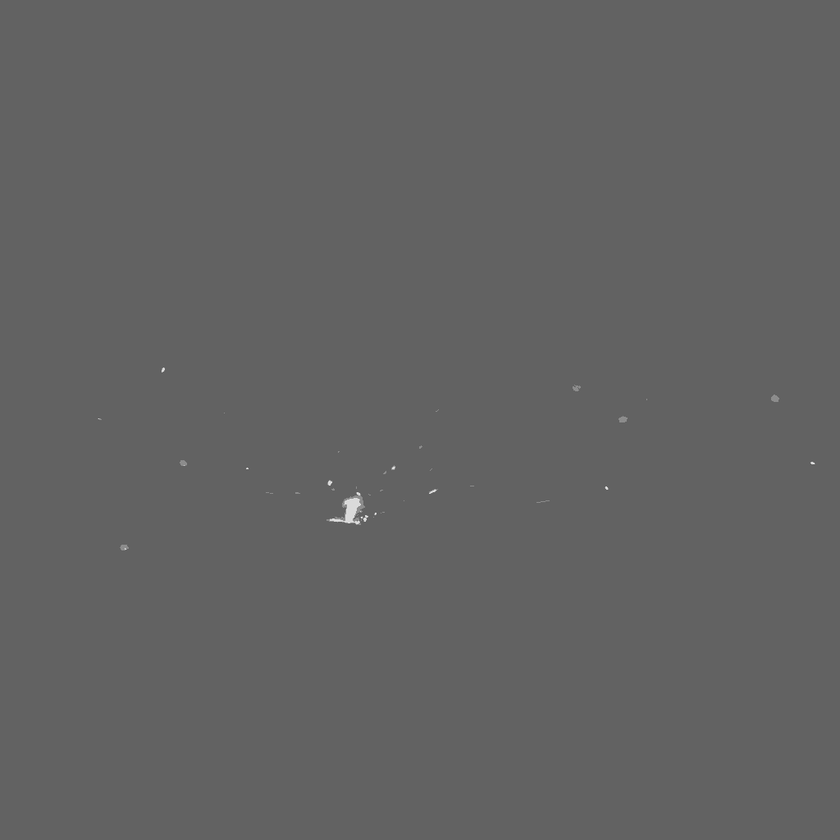
#> input picture IR_track/IRv0/cluster/KM_102.png, 840 x 840 px, shrunk from 1024 x 1024 before the run, given in place of KM_0.png, which was not available
$ python thres.py
#> lines starting #> are read from the running program, lines starting #| are printed output that depends on the picture; after the words box and inside, x2 and y2 are one past the last pixel; in counts of white or black regions, pixels touching at a corner belong together
import cv2
import numpy as np

threshold = 114 # value set by hit and trial
# threshold = 15 # without IR filter
for i in range(200):
    print("Processing frame ",i)
    img = cv2.imread('cluster/KM_'+str(i)+'.png',0)
#> img is the input picture: shape (840, 840); min 82, max 251, mean 98.1
    ret,thresh1 = cv2.threshold(img,threshold,255,cv2.THRESH_BINARY)
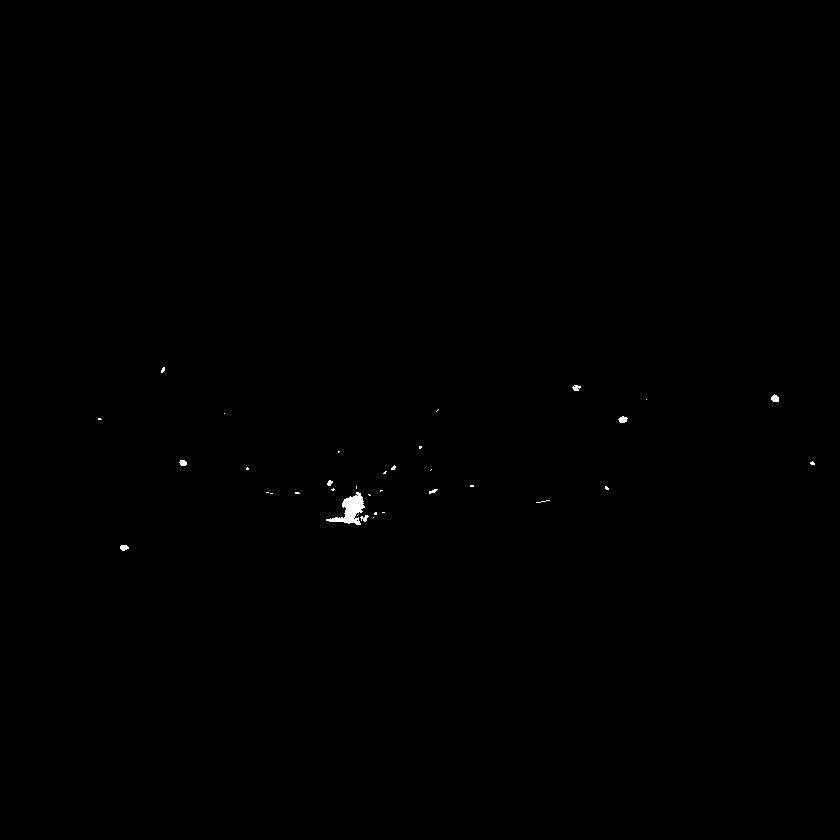
#> thresh1: shape (840, 840); 0.14% white; 35 white regions (26 under 20 px), largest, box (x1, y1, x2, y2) and area: (326, 492, 365, 525) 544, (771, 394, 779, 402) 48, (618, 416, 628, 423) 48
#> ret = 114
    cv2.imwrite("thresh/TH_"+str(i)+".png",thresh1)
#> pass 2 of the loop `for i in range(200):`:
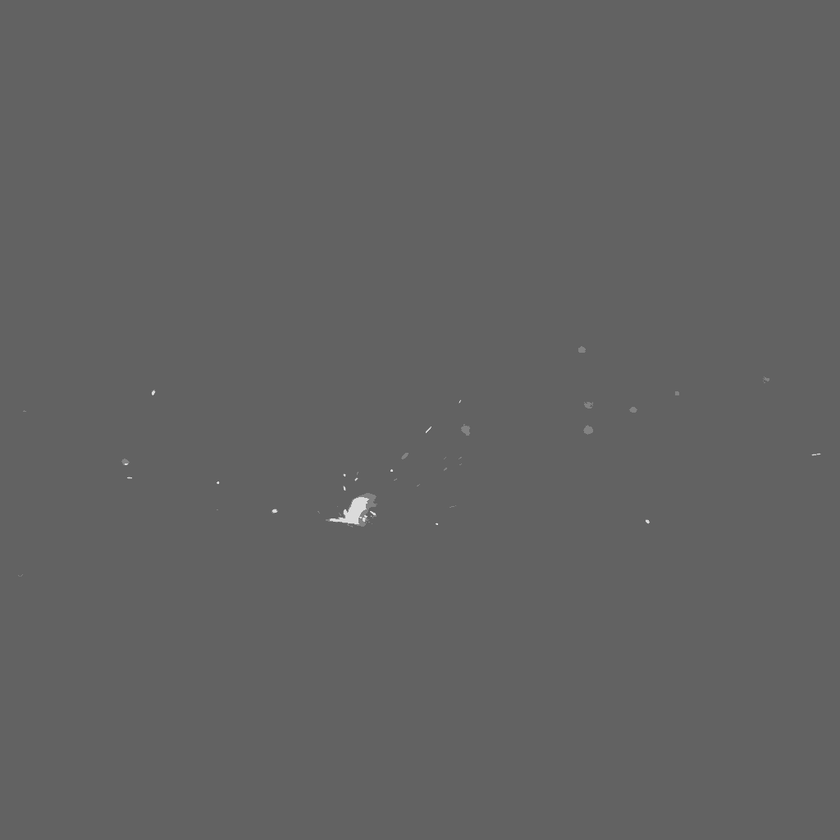
#> input picture IR_track/IRv0/cluster/KM_125.png, 840 x 840 px, shrunk from 1024 x 1024 before the run, given in place of KM_1.png, which was not available
#> img is the input picture: shape (840, 840); min 82, max 246, mean 98.1
#> `ret,thresh1 = cv2.threshold(img,threshold,255,cv2.THRESH_BINARY)`:
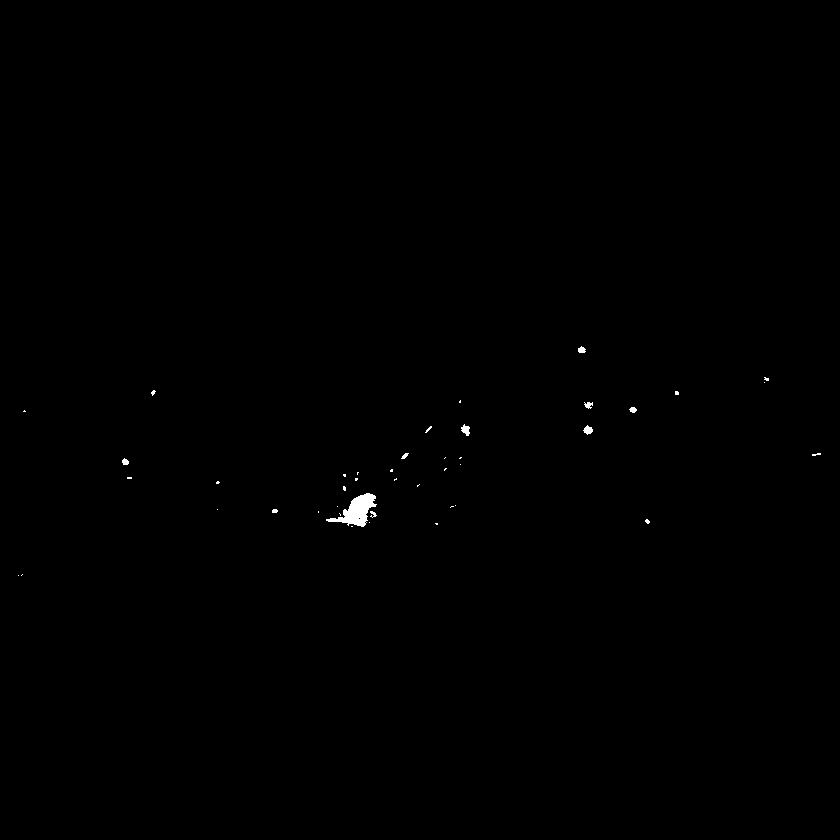
#> thresh1: shape (840, 840); 0.19% white; 43 white regions (33 under 20 px), largest, box (x1, y1, x2, y2) and area: (326, 493, 377, 527) 762, (461, 424, 470, 436) 67, (583, 425, 593, 435) 61
